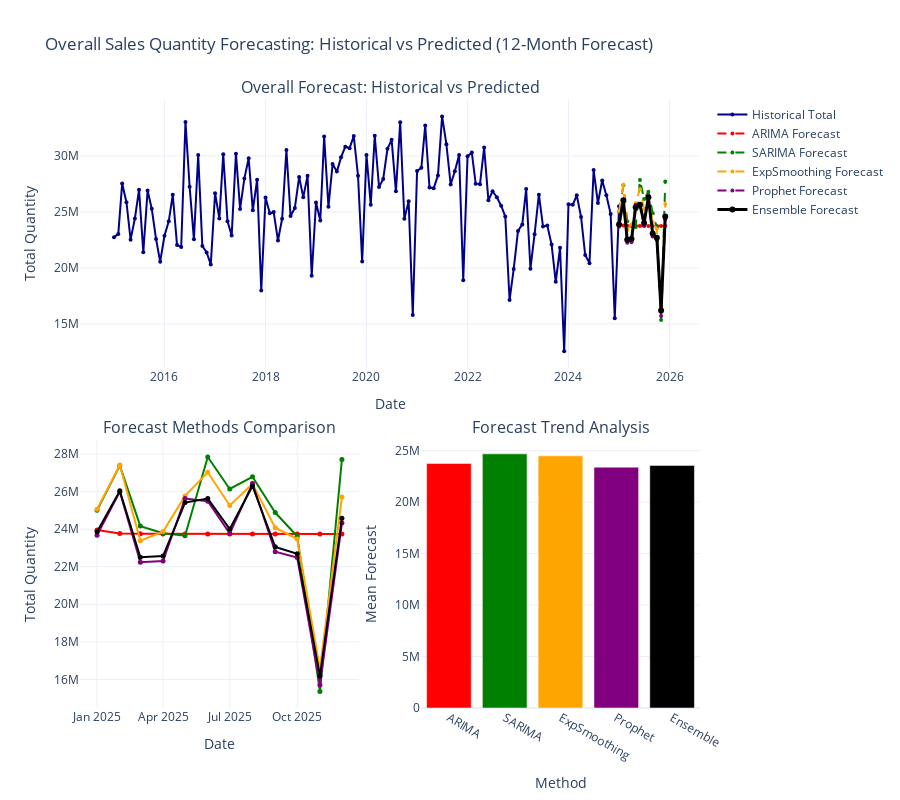

The code cell stored with this chart in its notebook:
### Markdown cell above
## Overall Forecast Visualization & Results

Let's visualize the overall forecasts and compare them with historical data.

### Code cell
# Create comprehensive forecast visualization
fig = make_subplots(
    rows=2, cols=2,
    subplot_titles=('Overall Forecast: Historical vs Predicted', 'Forecast Methods Comparison', 
                    'Forecast Trend Analysis', 'Forecast Method Performance'),
    vertical_spacing=0.12,
    horizontal_spacing=0.10,
    specs=[[{"colspan": 2}, None],
           [{"secondary_y": False}, {"secondary_y": False}]]
)

# Overall forecast plot (spans both columns in first row)
fig.add_trace(
    go.Scatter(x=data['Date'], y=data['Quantity Invoiced'],
              mode='lines+markers', name='Historical Total',
              line=dict(color='darkblue', width=2),
              marker=dict(size=4)),
    row=1, col=1
)

# Add forecast methods
forecast_colors = {'ARIMA': 'red', 'SARIMA': 'green', 'ExpSmoothing': 'orange', 'Prophet': 'purple', 'Ensemble': 'black'}
for method, color in forecast_colors.items():
    if method in overall_forecasts.columns:
        fig.add_trace(
            go.Scatter(x=overall_forecasts['Date'], y=overall_forecasts[method],
                      mode='lines+markers', name=f'{method} Forecast',
                      line=dict(color=color, width=3 if method == 'Ensemble' else 2, 
                               dash='solid' if method == 'Ensemble' else 'dash'),
                      marker=dict(size=6 if method == 'Ensemble' else 4)),
            row=1, col=1
        )

# Method comparison - just the forecast values
forecast_methods = ['ARIMA', 'SARIMA', 'ExpSmoothing', 'Prophet', 'Ensemble']
method_colors = ['red', 'green', 'orange', 'purple', 'black']

for method, color in zip(forecast_methods, method_colors):
    if method in overall_forecasts.columns:
        fig.add_trace(
            go.Scatter(x=overall_forecasts['Date'], y=overall_forecasts[method],
                      mode='lines+markers', name=f'{method}',
                      line=dict(color=color, width=2),
                      marker=dict(size=5),
                      showlegend=False),
            row=2, col=1
        )

# Forecast statistics by method
if all(method in overall_forecasts.columns for method in forecast_methods):
    method_stats = []
    for method in forecast_methods:
        mean_val = overall_forecasts[method].mean()
        std_val = overall_forecasts[method].std()
        method_stats.append({'Method': method, 'Mean': mean_val, 'Std': std_val})
    
    stats_df = pd.DataFrame(method_stats)
    
    fig.add_trace(
        go.Bar(x=stats_df['Method'], y=stats_df['Mean'],
               name='Mean Forecast',
               marker_color=['red', 'green', 'orange', 'purple', 'black'],
               showlegend=False),
        row=2, col=2
    )

fig.update_layout(
    height=800,
    title_text="Overall Sales Quantity Forecasting: Historical vs Predicted (12-Month Forecast)",
    showlegend=True,
    legend=dict(orientation="v", yanchor="top", y=1, xanchor="left", x=1.02),
    template="plotly_white"
)

fig.update_xaxes(title_text="Date", row=1, col=1)
fig.update_xaxes(title_text="Date", row=2, col=1)
fig.update_xaxes(title_text="Method", row=2, col=2)

fig.update_yaxes(title_text="Total Quantity", row=1, col=1)
fig.update_yaxes(title_text="Total Quantity", row=2, col=1)
fig.update_yaxes(title_text="Mean Forecast", row=2, col=2)

fig.show()

# Print forecast summary
print("\n=== OVERALL FORECAST SUMMARY ===")
print(f"Forecast Period: {FORECAST_DATES[0].strftime('%Y-%m')} to {FORECAST_DATES[-1].strftime('%Y-%m')}")
print(f"\nOverall Forecast Summary:")
print(f"  Mean Monthly Forecast: {overall_forecasts['Ensemble'].mean():,.0f}")
print(f"  Total 12-Month Forecast: {overall_forecasts['Ensemble'].sum():,.0f}")
print(f"  Min-Max Range: {overall_forecasts['Ensemble'].min():,.0f} - {overall_forecasts['Ensemble'].max():,.0f}")

# Historical comparison
historical_mean = data['Quantity Invoiced'].mean()
historical_total_last_12 = data['Quantity Invoiced'].tail(12).sum()

print(f"\nHistorical Comparison:")
print(f"  Historical Mean Monthly: {historical_mean:,.0f}")
print(f"  Historical Last 12-Month Total: {historical_total_last_12:,.0f}")
print(f"  Forecast vs Historical Mean: {((overall_forecasts['Ensemble'].mean() / historical_mean - 1) * 100):+.1f}%")
print(f"  Forecast vs Last 12-Month Total: {((overall_forecasts['Ensemble'].sum() / historical_total_last_12 - 1) * 100):+.1f}%")

# Method comparison
print(f"\nMethod Comparison (12-Month Totals):")
for method in forecast_methods:
    if method in overall_forecasts.columns:
        total_forecast = overall_forecasts[method].sum()
        vs_ensemble = ((total_forecast / overall_forecasts['Ensemble'].sum() - 1) * 100)
        print(f"  {method}: {total_forecast:,.0f} ({vs_ensemble:+.1f}% vs Ensemble)")

# Seasonal analysis of forecast
# print(f"\nSeasonal Forecast Analysis:")
# overall_forecasts['Month'] = overall_forecasts['Date'].dt.month_name()
# monthly_forecast = overall_forecasts.groupby('Month')['Ensemble'].mean()
# print("  Average Monthly Forecast:")
# for month, value in monthly_forecast.items():
#     print(f"    {month}: {value:,.0f}")

# # Show key forecast periods
# print(f"\nKey Forecast Periods:")
# max_month = overall_forecasts.loc[overall_forecasts['Ensemble'].idxmax()]
# min_month = overall_forecasts.loc[overall_forecasts['Ensemble'].idxmin()]
# print(f"  Highest Forecast: {max_month['Date'].strftime('%Y-%m')} ({max_month['Ensemble']:,.0f})")
# print(f"  Lowest Forecast: {min_month['Date'].strftime('%Y-%m')} ({min_month['Ensemble']:,.0f})")

# Growth trajectory
forecast_growth = ((overall_forecasts['Ensemble'].iloc[-1] / overall_forecasts['Ensemble'].iloc[0] - 1) * 100)
print(f"  Forecast Growth (First to Last Month): {forecast_growth:+.1f}%")

### Figure 1 — Plotly figure (JSON) as saved in the notebook; plotly's stock layout.template omitted (floating-point values rounded to 4 significant figures)
{"data": [{"line": {"color": "darkblue", "width": 2}, "marker": {"size": 4}, "mode": "lines+markers", "name": "Historical Total", "x": ["2015-01-01T00:00:00", "2015-02-01T00:00:00", "2015-03-01T00:00:00", "2015-04-01T00:00:00", "2015-05-01T00:00:00", "2015-06-01T00:00:00", "2015-07-01T00:00:00", "2015-08-01T00:00:00", "2015-09-01T00:00:00", "2015-10-01T00:00:00", "2015-11-01T00:00:00", "2015-12-01T00:00:00", "2016-01-01T00:00:00", "2016-02-01T00:00:00", "2016-03-01T00:00:00", "2016-04-01T00:00:00", "2016-05-01T00:00:00", "2016-06-01T00:00:00", "2016-07-01T00:00:00", "2016-08-01T00:00:00", "2016-09-01T00:00:00", "2016-10-01T00:00:00", "2016-11-01T00:00:00", "2016-12-01T00:00:00", "2017-01-01T00:00:00", "2017-02-01T00:00:00", "2017-03-01T00:00:00", "2017-04-01T00:00:00", "2017-05-01T00:00:00", "2017-06-01T00:00:00", "2017-07-01T00:00:00", "2017-08-01T00:00:00", "2017-09-01T00:00:00", "2017-10-01T00:00:00", "2017-11-01T00:00:00", "2017-12-01T00:00:00", "2018-01-01T00:00:00", "2018-02-01T00:00:00", "2018-03-01T00:00:00", "2018-04-01T00:00:00", "2018-05-01T00:00:00", "2018-06-01T00:00:00", "2018-07-01T00:00:00", "2018-08-01T00:00:00", "2018-09-01T00:00:00", "2018-10-01T00:00:00", "2018-11-01T00:00:00", "2018-12-01T00:00:00", "2019-01-01T00:00:00", "2019-02-01T00:00:00", "2019-03-01T00:00:00", "2019-04-01T00:00:00", "2019-05-01T00:00:00", "2019-06-01T00:00:00", "2019-07-01T00:00:00", "2019-08-01T00:00:00", "2019-09-01T00:00:00", "2019-10-01T00:00:00", "2019-11-01T00:00:00", "2019-12-01T00:00:00", "2020-01-01T00:00:00", "2020-02-01T00:00:00", "2020-03-01T00:00:00", "2020-04-01T00:00:00", "2020-05-01T00:00:00", "2020-06-01T00:00:00", "2020-07-01T00:00:00", "2020-08-01T00:00:00", "2020-09-01T00:00:00", "2020-10-01T00:00:00", "2020-11-01T00:00:00", "2020-12-01T00:00:00", "2021-01-01T00:00:00", "2021-02-01T00:00:00", "2021-03-01T00:00:00", "2021-04-01T00:00:00", "2021-05-01T00:00:00", "2021-06-01T00:00:00", "2021-07-01T00:00:00", "2021-08-01T00:00:00", "2021-09-01T00:00:00", "2021-10-01T00:00:00", "2021-11-01T00:00:00", "2021-12-01T00:00:00", "2022-01-01T00:00:00", "2022-02-01T00:00:00", "2022-03-01T00:00:00", "2022-04-01T00:00:00", "2022-05-01T00:00:00", "2022-06-01T00:00:00", "2022-07-01T00:00:00", "2022-08-01T00:00:00", "2022-09-01T00:00:00", "2022-10-01T00:00:00", "2022-11-01T00:00:00", "2022-12-01T00:00:00", "2023-01-01T00:00:00", "2023-02-01T00:00:00", "2023-03-01T00:00:00", "2023-04-01T00:00:00", "2023-05-01T00:00:00", "2023-06-01T00:00:00", "2023-07-01T00:00:00", "2023-08-01T00:00:00", "2023-09-01T00:00:00", "2023-10-01T00:00:00", "2023-11-01T00:00:00", "2023-12-01T00:00:00", "2024-01-01T00:00:00", "2024-02-01T00:00:00", "2024-03-01T00:00:00", "2024-04-01T00:00:00", "2024-05-01T00:00:00", "2024-06-01T00:00:00", "2024-07-01T00:00:00", "2024-08-01T00:00:00", "2024-09-01T00:00:00", "2024-10-01T00:00:00", "2024-11-01T00:00:00", "2024-12-01T00:00:00", "2025-01-01T00:00:00"], "y": [22725114, 23032809, 27527951, 25864804, 22517479, 24407704, 26970547, 21401927, 26900961, 25275128, 22583985, 20546356, 22867897, 24154053, 26517693, 22043817, 21871755, 33033706, 27241219, 22550680, 30081443, 21954796, 21379959, 20307569, 26663593, 24414094, 30140308, 24162956, 22882763, 30196038, 25260276, 27989539, 29786281, 25139930, 27870237, 17983470, 26272638, 24866048, 24980499, 22439553, 24383555, 30525646, 24622630, 25350874, 28114519, 26312570, 28231393, 19297555, 25840520, 24229357, 31732377, 25450363, 29267303, 28592577, 29866509, 30824137, 30685191, 31768425, 28225574, 20559765, 30080807, 25639421, 31792770, 27208779, 27933198, 30629262, 31430448, 26832772, 32996754, 24382153, 25953331, 15792577, 28655054, 28930981, 32707614, 27166633, 27102684, 28252935, 33525018, 31044000, 27448697, 28620313, 30081523, 18887833, 29968455, 30290539, 27521042, 27471314, 30736977, 26026371, 26840970, 26304551, 25549265, 24594846, 17126736, 19906738, 23297976, 23879335, 27044985, 19924884, 23003466, 26536926, 23691467, 23777359, 22075251, 18759199, 21795621, 12565334, 25669573, 25626124, 26483836, 24551007, 21142266, 20422896, 28726653, 25789706, 27795162, 26484363, 24818685, 15512968, 25494397], "type": "scatter", "xaxis": "x", "yaxis": "y"}, {"line": {"color": "red", "dash": "dash", "width": 2}, "marker": {"size": 4}, "mode": "lines+markers", "name": "ARIMA Forecast", "x": ["2025-01-01T00:00:00", "2025-02-01T00:00:00", "2025-03-01T00:00:00", "2025-04-01T00:00:00", "2025-05-01T00:00:00", "2025-06-01T00:00:00", "2025-07-01T00:00:00", "2025-08-01T00:00:00", "2025-09-01T00:00:00", "2025-10-01T00:00:00", "2025-11-01T00:00:00", "2025-12-01T00:00:00"], "y": [23960000.0, 23770000.0, 23750000.0, 23750000.0, 23750000.0, 23750000.0, 23750000.0, 23750000.0, 23750000.0, 23750000.0, 23750000.0, 23750000.0], "type": "scatter", "xaxis": "x", "yaxis": "y"}, {"line": {"color": "green", "dash": "dash", "width": 2}, "marker": {"size": 4}, "mode": "lines+markers", "name": "SARIMA Forecast", "x": ["2025-01-01T00:00:00", "2025-02-01T00:00:00", "2025-03-01T00:00:00", "2025-04-01T00:00:00", "2025-05-01T00:00:00", "2025-06-01T00:00:00", "2025-07-01T00:00:00", "2025-08-01T00:00:00", "2025-09-01T00:00:00", "2025-10-01T00:00:00", "2025-11-01T00:00:00", "2025-12-01T00:00:00"], "y": [25010000.0, 27380000.0, 24160000.0, 23780000.0, 23650000.0, 27840000.0, 26140000.0, 26790000.0, 24890000.0, 23620000.0, 15360000.0, 27710000.0], "type": "scatter", "xaxis": "x", "yaxis": "y"}, {"line": {"color": "orange", "dash": "dash", "width": 2}, "marker": {"size": 4}, "mode": "lines+markers", "name": "ExpSmoothing Forecast", "x": ["2025-01-01T00:00:00", "2025-02-01T00:00:00", "2025-03-01T00:00:00", "2025-04-01T00:00:00", "2025-05-01T00:00:00", "2025-06-01T00:00:00", "2025-07-01T00:00:00", "2025-08-01T00:00:00", "2025-09-01T00:00:00", "2025-10-01T00:00:00", "2025-11-01T00:00:00", "2025-12-01T00:00:00"], "y": [25060000.0, 27410000.0, 23380000.0, 23870000.0, 25770000.0, 27030000.0, 25260000.0, 26410000.0, 24070000.0, 23480000.0, 16570000.0, 25710000.0], "type": "scatter", "xaxis": "x", "yaxis": "y"}, {"line": {"color": "purple", "dash": "dash", "width": 2}, "marker": {"size": 4}, "mode": "lines+markers", "name": "Prophet Forecast", "x": ["2025-01-01T00:00:00", "2025-02-01T00:00:00", "2025-03-01T00:00:00", "2025-04-01T00:00:00", "2025-05-01T00:00:00", "2025-06-01T00:00:00", "2025-07-01T00:00:00", "2025-08-01T00:00:00", "2025-09-01T00:00:00", "2025-10-01T00:00:00", "2025-11-01T00:00:00", "2025-12-01T00:00:00"], "y": [23680000.0, 25990000.0, 22230000.0, 22300000.0, 25630000.0, 25480000.0, 23770000.0, 26430000.0, 22800000.0, 22490000.0, 15710000.0, 24320000.0], "type": "scatter", "xaxis": "x", "yaxis": "y"}, {"line": {"color": "black", "dash": "solid", "width": 3}, "marker": {"size": 6}, "mode": "lines+markers", "name": "Ensemble Forecast", "x": ["2025-01-01T00:00:00", "2025-02-01T00:00:00", "2025-03-01T00:00:00", "2025-04-01T00:00:00", "2025-05-01T00:00:00", "2025-06-01T00:00:00", "2025-07-01T00:00:00", "2025-08-01T00:00:00", "2025-09-01T00:00:00", "2025-10-01T00:00:00", "2025-11-01T00:00:00", "2025-12-01T00:00:00"], "y": [23860000.0, 26040000.0, 22510000.0, 22570000.0, 25410000.0, 25630000.0, 24000000.0, 26300000.0, 23060000.0, 22690000.0, 16180000.0, 24590000.0], "type": "scatter", "xaxis": "x", "yaxis": "y"}, {"line": {"color": "red", "width": 2}, "marker": {"size": 5}, "mode": "lines+markers", "name": "ARIMA", "showlegend": false, "x": ["2025-01-01T00:00:00", "2025-02-01T00:00:00", "2025-03-01T00:00:00", "2025-04-01T00:00:00", "2025-05-01T00:00:00", "2025-06-01T00:00:00", "2025-07-01T00:00:00", "2025-08-01T00:00:00", "2025-09-01T00:00:00", "2025-10-01T00:00:00", "2025-11-01T00:00:00", "2025-12-01T00:00:00"], "y": [23960000.0, 23770000.0, 23750000.0, 23750000.0, 23750000.0, 23750000.0, 23750000.0, 23750000.0, 23750000.0, 23750000.0, 23750000.0, 23750000.0], "type": "scatter", "xaxis": "x2", "yaxis": "y2"}, {"line": {"color": "green", "width": 2}, "marker": {"size": 5}, "mode": "lines+markers", "name": "SARIMA", "showlegend": false, "x": ["2025-01-01T00:00:00", "2025-02-01T00:00:00", "2025-03-01T00:00:00", "2025-04-01T00:00:00", "2025-05-01T00:00:00", "2025-06-01T00:00:00", "2025-07-01T00:00:00", "2025-08-01T00:00:00", "2025-09-01T00:00:00", "2025-10-01T00:00:00", "2025-11-01T00:00:00", "2025-12-01T00:00:00"], "y": [25010000.0, 27380000.0, 24160000.0, 23780000.0, 23650000.0, 27840000.0, 26140000.0, 26790000.0, 24890000.0, 23620000.0, 15360000.0, 27710000.0], "type": "scatter", "xaxis": "x2", "yaxis": "y2"}, {"line": {"color": "orange", "width": 2}, "marker": {"size": 5}, "mode": "lines+markers", "name": "ExpSmoothing", "showlegend": false, "x": ["2025-01-01T00:00:00", "2025-02-01T00:00:00", "2025-03-01T00:00:00", "2025-04-01T00:00:00", "2025-05-01T00:00:00", "2025-06-01T00:00:00", "2025-07-01T00:00:00", "2025-08-01T00:00:00", "2025-09-01T00:00:00", "2025-10-01T00:00:00", "2025-11-01T00:00:00", "2025-12-01T00:00:00"], "y": [25060000.0, 27410000.0, 23380000.0, 23870000.0, 25770000.0, 27030000.0, 25260000.0, 26410000.0, 24070000.0, 23480000.0, 16570000.0, 25710000.0], "type": "scatter", "xaxis": "x2", "yaxis": "y2"}, {"line": {"color": "purple", "width": 2}, "marker": {"size": 5}, "mode": "lines+markers", "name": "Prophet", "showlegend": false, "x": ["2025-01-01T00:00:00", "2025-02-01T00:00:00", "2025-03-01T00:00:00", "2025-04-01T00:00:00", "2025-05-01T00:00:00", "2025-06-01T00:00:00", "2025-07-01T00:00:00", "2025-08-01T00:00:00", "2025-09-01T00:00:00", "2025-10-01T00:00:00", "2025-11-01T00:00:00", "2025-12-01T00:00:00"], "y": [23680000.0, 25990000.0, 22230000.0, 22300000.0, 25630000.0, 25480000.0, 23770000.0, 26430000.0, 22800000.0, 22490000.0, 15710000.0, 24320000.0], "type": "scatter", "xaxis": "x2", "yaxis": "y2"}, {"line": {"color": "black", "width": 2}, "marker": {"size": 5}, "mode": "lines+markers", "name": "Ensemble", "showlegend": false, "x": ["2025-01-01T00:00:00", "2025-02-01T00:00:00", "2025-03-01T00:00:00", "2025-04-01T00:00:00", "2025-05-01T00:00:00", "2025-06-01T00:00:00", "2025-07-01T00:00:00", "2025-08-01T00:00:00", "2025-09-01T00:00:00", "2025-10-01T00:00:00", "2025-11-01T00:00:00", "2025-12-01T00:00:00"], "y": [23860000.0, 26040000.0, 22510000.0, 22570000.0, 25410000.0, 25630000.0, 24000000.0, 26300000.0, 23060000.0, 22690000.0, 16180000.0, 24590000.0], "type": "scatter", "xaxis": "x2", "yaxis": "y2"}, {"marker": {"color": ["red", "green", "orange", "purple", "black"]}, "name": "Mean Forecast", "showlegend": false, "x": ["ARIMA", "SARIMA", "ExpSmoothing", "Prophet", "Ensemble"], "y": [23770000.0, 24690000.0, 24500000.0, 23400000.0, 23570000.0], "type": "bar", "xaxis": "x3", "yaxis": "y3"}], "layout": {"xaxis": {"anchor": "y", "domain": [0, 1], "title": {"text": "Date"}}, "yaxis": {"anchor": "x", "domain": [0.56, 1], "title": {"text": "Total Quantity"}}, "xaxis2": {"anchor": "y2", "domain": [0, 0.45], "title": {"text": "Date"}}, "yaxis2": {"anchor": "x2", "domain": [0, 0.44], "title": {"text": "Total Quantity"}}, "xaxis3": {"anchor": "y3", "domain": [0.55, 1], "title": {"text": "Method"}}, "yaxis3": {"anchor": "x3", "domain": [0, 0.44], "title": {"text": "Mean Forecast"}}, "annotations": [{"font": {"size": 16}, "showarrow": false, "text": "Overall Forecast: Historical vs Predicted", "x": 0.5, "xanchor": "center", "xref": "paper", "y": 1, "yanchor": "bottom", "yref": "paper"}, {"font": {"size": 16}, "showarrow": false, "text": "Forecast Methods Comparison", "x": 0.225, "xanchor": "center", "xref": "paper", "y": 0.44, "yanchor": "bottom", "yref": "paper"}, {"font": {"size": 16}, "showarrow": false, "text": "Forecast Trend Analysis", "x": 0.775, "xanchor": "center", "xref": "paper", "y": 0.44, "yanchor": "bottom", "yref": "paper"}], "title": {"text": "Overall Sales Quantity Forecasting: Historical vs Predicted (12-Month Forecast)"}, "legend": {"orientation": "v", "yanchor": "top", "y": 1, "xanchor": "left", "x": 1.02}, "height": 800, "showlegend": true}}
